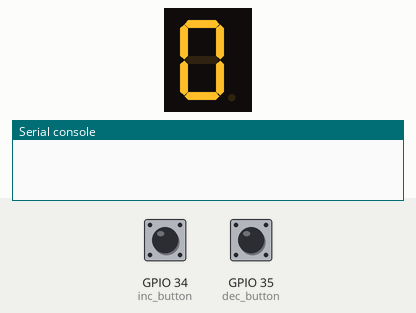
Bench run of a program on a simulated ESP32 board running MicroPython. Shown: 1-digit seven-segment display, the last lines printed to the serial console. The inputs (shaded band) are chosen by the test bench; at power-on: GPIO 34 (inc_button) HIGH, GPIO 35 (dec_button) HIGH. The segment pins are drawn as the display they are named for.

Above: at 1.2 s.
1.3 s: GPIO 34 (inc_button) pulled LOW for 3.2 s
At 5.7 s:
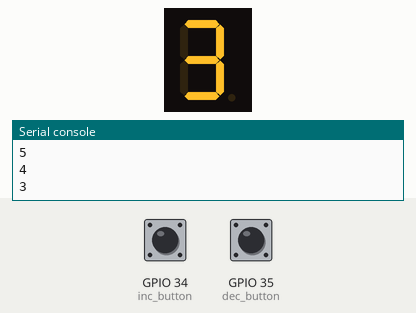
6.0 s: GPIO 34 (inc_button) pulled LOW for 0.15 s
At 7.8 s:
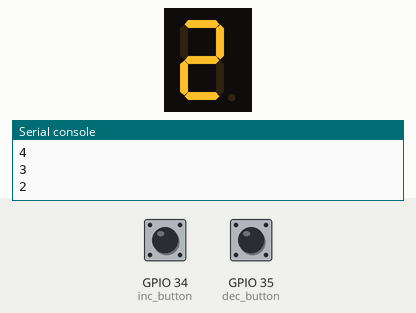
Timing chart, 0 to 9.3 s (numbered marks = the images above; inputs shaded):
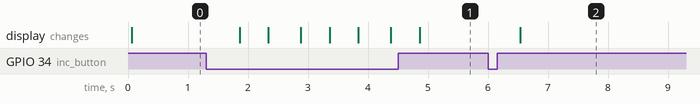

The program:

mechanical_code.py
```python
import machine
import time


a = machine.Pin(16,machine.Pin.OUT)
b = machine.Pin(17,machine.Pin.OUT)
c = machine.Pin(18,machine.Pin.OUT)
d = machine.Pin(19,machine.Pin.OUT)
e = machine.Pin(21,machine.Pin.OUT)
f = machine.Pin(22,machine.Pin.OUT)
g = machine.Pin(23,machine.Pin.OUT)
inc_button = machine.Pin(34,machine.Pin.IN)
dec_button = machine.Pin(35,machine.Pin.IN)
reset_button = machine.Pin(36,machine.Pin.IN)


counter = 0

while 1:
  if(reset_button.value()==1 and inc_button.value()==0 and dec_button.value() == 0) :
     counter = 0
     print(counter)
     time.sleep(0.5)
  elif(inc_button.value()==1 and reset_button.value()==0 and dec_button.value() == 0):
     if(counter == 9):
         counter = -1
     counter = counter + 1
     print(counter)
     time.sleep(0.5)
  elif(dec_button.value() == 1 and reset_button.value()==0 and inc_button.value()==0):
     if(counter == 0):
         counter = 10
     counter = counter - 1
     print(counter)
     time.sleep(0.5)
  else:
    counter = counter

  if(counter == 0):
   a.value(1)
   b.value(1)
   c.value(1)
   d.value(1)
   e.value(1)
   f.value(1)
   g.value(0)
  elif(counter == 1):
   a.value(0)
   b.value(1)
   c.value(1)
   d.value(0)
   e.value(0)
   f.value(0)
   g.value(0)
  elif(counter == 2):
   a.value(1)
   b.value(1)
   c.value(0)
   d.value(1)
   e.value(1)
   f.value(0)
   g.value(1)
  elif(counter == 3):
   a.value(1)
   b.value(1)
   c.value(1)
   d.value(1)
   e.value(0)
   f.value(0)
   g.value(1)
  elif(counter == 4):
   a.value(0)
   b.value(1)
   c.value(1)
   d.value(0)
   e.value(0)
   f.value(1)
   g.value(1)
  elif(counter == 5):
   a.value(1)
   b.value(0)
   c.value(1)
   d.value(1)
   e.value(0)
   f.value(1)
   g.value(1)
  elif(counter == 6):
   a.value(1)
   b.value(0)
   c.value(1)
   d.value(1)
   e.value(1)
   f.value(1)
   g.value(1)
  elif(counter == 7):
   a.value(1)
   b.value(1)
   c.value(1)
   d.value(0)
   e.value(0)
   f.value(0)
   g.value(0)
  elif(counter == 8):
   a.value(1)
   b.value(1)
   c.value(1)
   d.value(1)
   e.value(1)
   f.value(1)
   g.value(1)
  elif(counter == 9):
   a.value(1)
   b.value(1)
   c.value(1)
   d.value(1)
   e.value(0)
   f.value(1)
   g.value(1)
```

Measured:
- after the input at 1.3 s, the display: first changes after 0.56 s (image 1 shows a later state)
- after the input at 6.0 s, the display: changes after 0.54 s (image 2)
